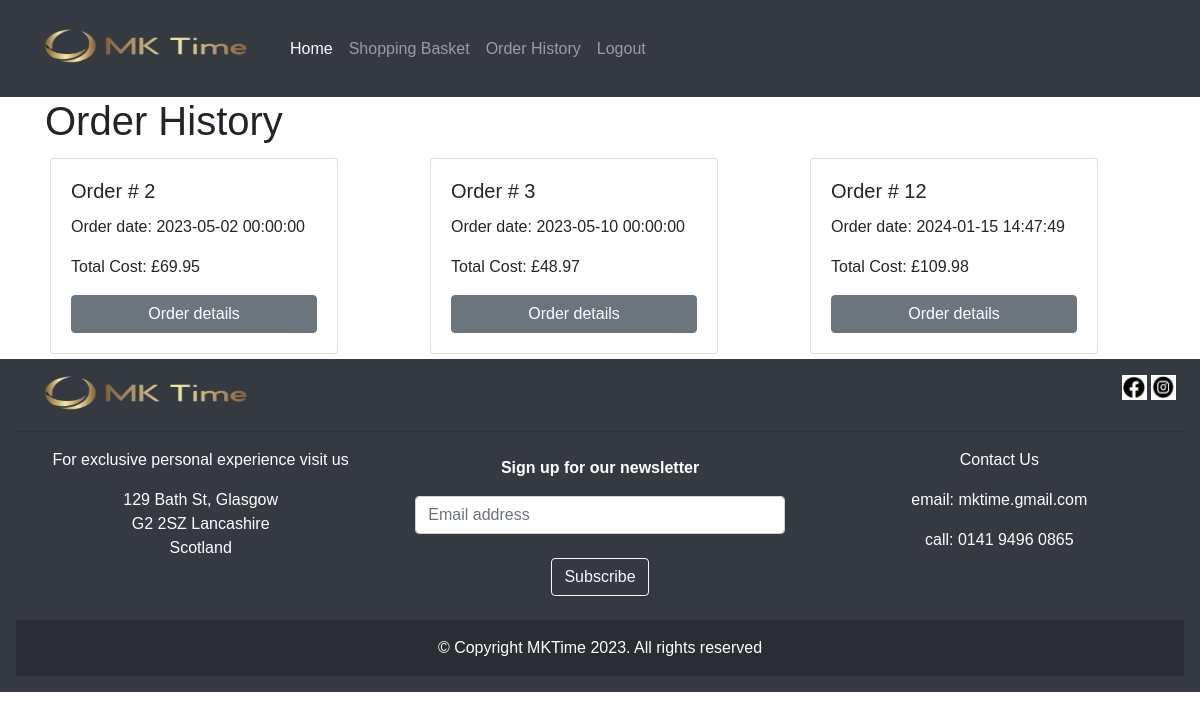
The page /root/order_history.php (signed in) on the database its author committed.
### tables this page shows
CREATE TABLE `orders` (
  `order_id` int(10) UNSIGNED NOT NULL,
  `user_id` int(10) UNSIGNED NOT NULL,
  `total` decimal(8,2) NOT NULL,
  `order_date` datetime NOT NULL
);

### root/order_history.php (the view, shortened to what this page needs)
<!DOCTYPE html>
<html lang="en">
<head>
<?php
	if (isset($_SESSION['user_id'])) {
    $user_id = $_SESSION['user_id'];
	}
    include('include/head.php');
    include('include/navbar.php');
    ?>
</head>
<body>
<div class="container">
  <?php
        require('connect_db.php');
	  echo'<h1>Order History</h1>';
      $sql = "SELECT * FROM orders WHERE user_id = $user_id";
      $result = mysqli_query($link, $sql);
	  if (mysqli_num_rows($result) > 0) {
        echo '<div class="row">';
        while($row = mysqli_fetch_assoc($result)) {
          echo '<div class="col-sm-4">';
          echo '  <div class="card" style="width: 18rem; margin: 5px;">';
          echo '    <div class="card-body">
				<h5 class="card-title">Order # '.$row["order_id"].'</h5>
				<p class="card-text">Order date: '.$row["order_date"].'</p>
				<p class="card-text">Total Cost: £'.$row["total"].'</p>
				<a href="order_details.php?id=' . $row["order_id"] . '" class="btn btn-secondary btn-block">Order details</a>
					</div>
					</div>
					</div>';
        }
        echo '</div>';
      } else {
        echo "0 results";
      }
	?>
	</div>
	<?php  include('include/footer.php'); ?>
</body>
</html>

### root/styles.css (style rules this page uses)
body { font-family: Arial, sans-serif; margin: 0; padding: 0; }

### rows shown on the page
orders: order_id "2", order_date "2023-05-02 00:00:00", total "69.95"
orders: order_id "3", order_date "2023-05-10 00:00:00", total "48.97"
orders: order_id "12", order_date "2024-01-15 14:47:49", total "109.98"
